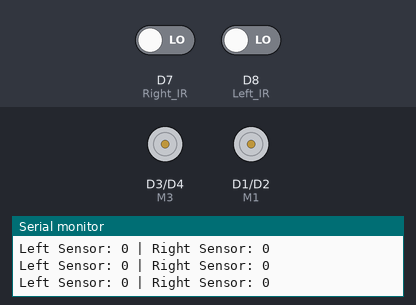
Recording of a sketch running on a simulated ESP8266 (NodeMCU). Parts: motor-driver pin pairs drawn as motors (green arrow = first pin HIGH = forward, orange = second pin HIGH = backward, longer = more drive), the last lines printed to the serial monitor. Inputs (shaded band) come from the test bench; at power-on: D7 (Right_IR) LOW, D8 (Left_IR) LOW.

Above: at 1.2 s.
1.3 s: D7 (Right_IR) driven HIGH
At 1.8 s:
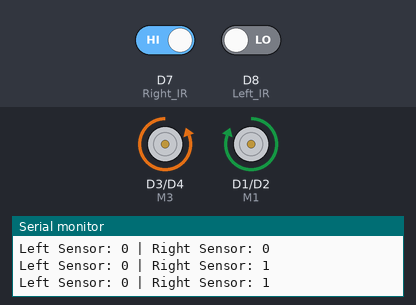
2.9 s: D8 (Left_IR) driven HIGH
At 4.2 s:
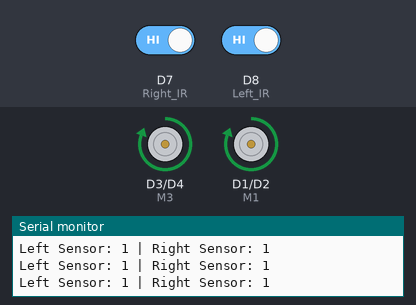
4.5 s: D7 (Right_IR) driven LOW
At 5.7 s:
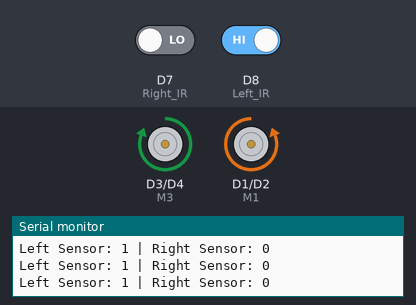
6.1 s: D8 (Left_IR) driven LOW
At 7.0 s:
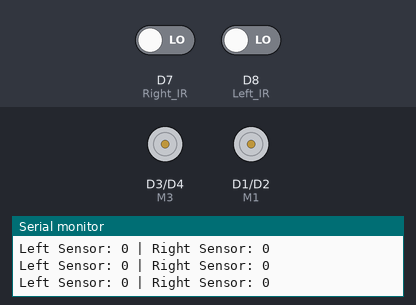
Timing chart, 0 to 8.7 s (numbered marks = the images above; inputs shaded):
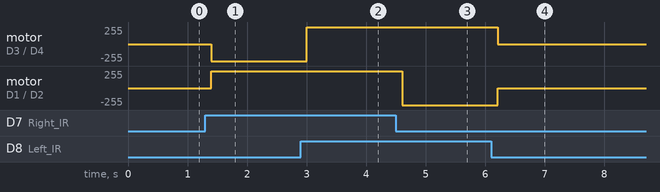

The sketch:

ACTIVITY-05_CODE_THE_LINE_ROBOT.ino
```cpp
// Pin configuration for light-tracking robot
int Left_IR = D8; // GPIO pin for left light sensor
int Right_IR = D7; // GPIO pin for right light sensor

// Motor control pins
int M1 = D1; // Left motor control pin 1 D1
int M2 = D2; // Left motor control pin 2 D2
int M3 = D3; // Right motor control pin 1 D3
int M4 = D4; // Right motor control pin 2 D4

void setup(){
  // Configure light sensor pins as inputs
  pinMode(Left_IR, INPUT);
  pinMode(Right_IR, INPUT);
  // Configure motor pins as outputs
  pinMode(M1, OUTPUT);
  pinMode(M2, OUTPUT);
  pinMode(M3, OUTPUT);
  pinMode(M4, OUTPUT);
  // Initialize serial communication for debugging
  Serial.begin(9600);
}
void loop()
{
  // Read the values from the light sensors
  int left = digitalRead(Left_IR);
  int right = digitalRead(Right_IR);

  // Print the sensor values to the serial monitor
  Serial.print("Left Sensor: ");
  Serial.print(left);
  Serial.print(" | Right Sensor: ");
  Serial.println(right);
  // Compare sensor values
  if (left == 1 && right == 1)
{
    // Both sensors line detected, move forward
    digitalWrite(M1, HIGH);
    digitalWrite(M2, LOW);
    digitalWrite(M3, HIGH);
    digitalWrite(M4, LOW);
  }

else if (left == 1 && right == 0)
{
    // Left sensor sees line , turn right
    digitalWrite(M1, LOW);
    digitalWrite(M2, HIGH);
    digitalWrite(M3, HIGH);
    digitalWrite(M4, LOW);
  }
else if (left == 0 && right == 1)
{
    // Right sensor sees line, turn left
    digitalWrite(M1, HIGH);
    digitalWrite(M2, LOW);
    digitalWrite(M3, LOW);
    digitalWrite(M4, HIGH);
  }
else
{
    // Both sensors see white colors, stop
    digitalWrite(M1, LOW);
    digitalWrite(M2, LOW);
    digitalWrite(M3, LOW);
    digitalWrite(M4, LOW);
  }
  delay(200);
}
```

Measured:
- after the input at 1.3 s, motor on D3 (M3) / D4 (M4): stopped → backward 255/255 after 0.10 s; motor on D1 (M1) / D2 (M2): stopped → forward 255/255 after 0.10 s
- after the input at 2.9 s, motor on D3 (M3) / D4 (M4): backward 255/255 → forward 255/255 after 0.10 s
- after the input at 4.5 s, motor on D1 (M1) / D2 (M2): forward 255/255 → backward 255/255 after 0.11 s
- after the input at 6.1 s, motor on D3 (M3) / D4 (M4): forward 255/255 → stopped after 0.11 s; motor on D1 (M1) / D2 (M2): backward 255/255 → stopped after 0.11 s
